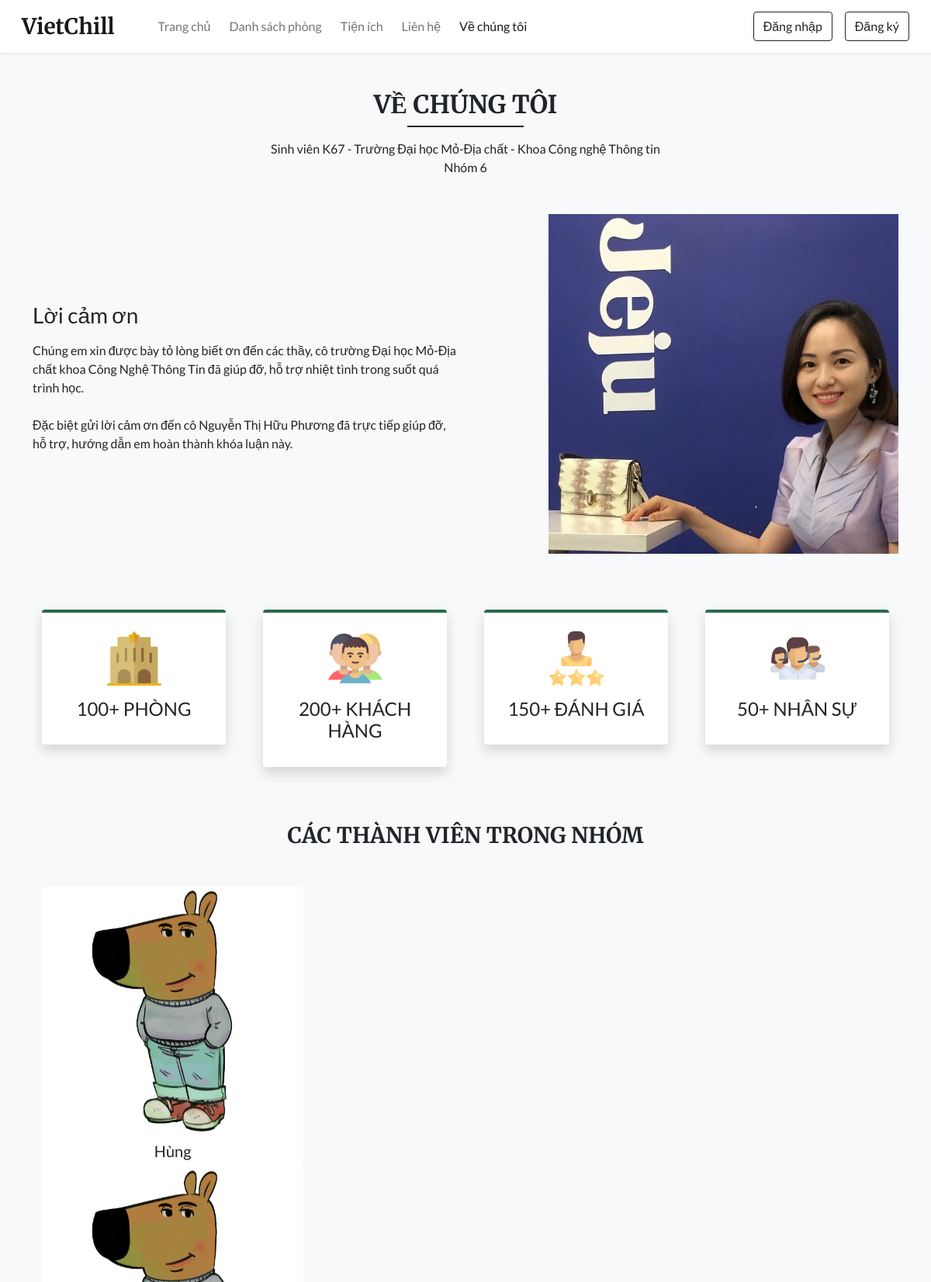
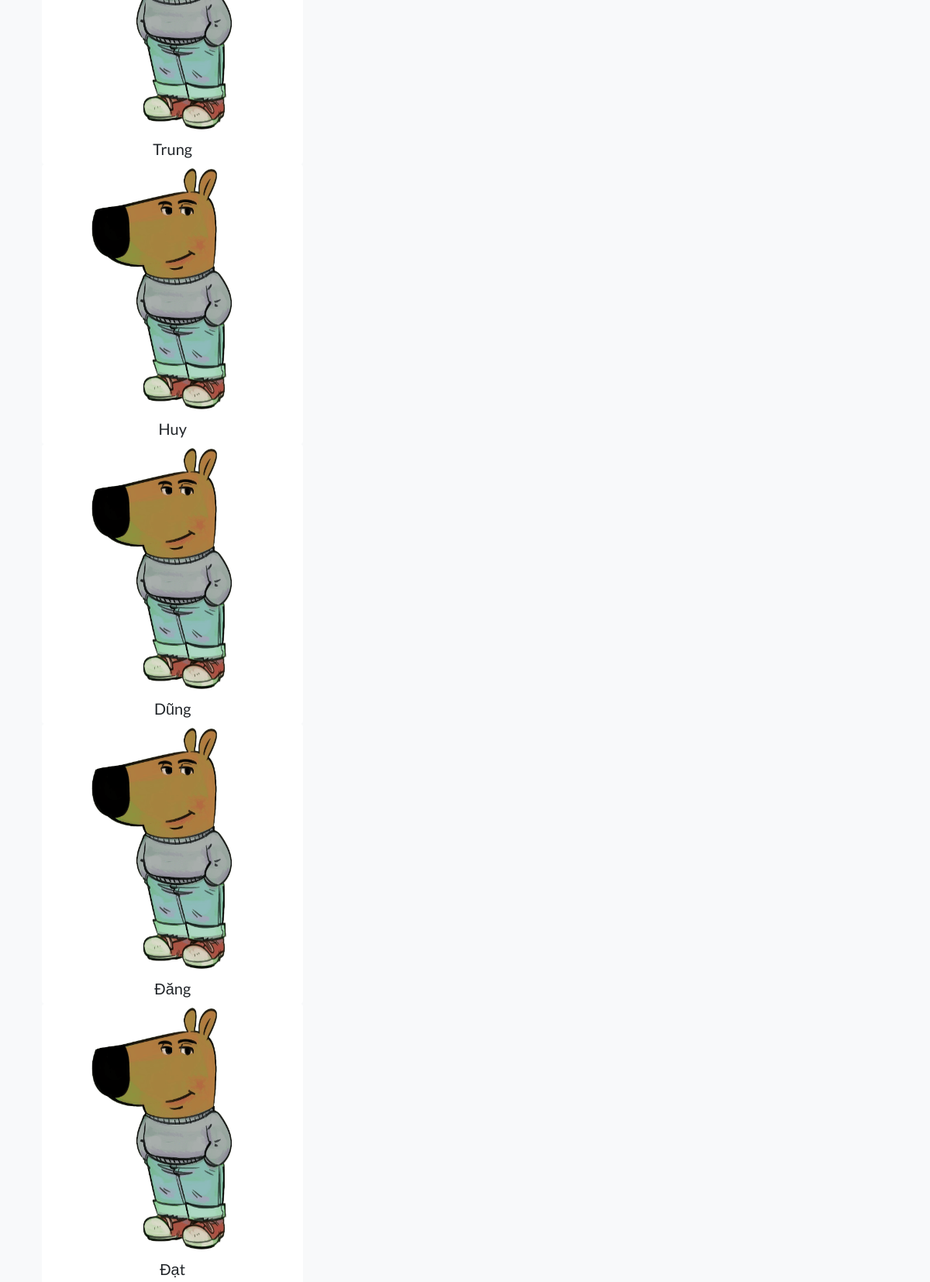
Page /about.php (upper part) on the committed database (2 pictures, top to bottom).
### tables this page shows
CREATE TABLE `settings` (
  `sr_no` int(11) NOT NULL,
  `site_title` varchar(50) NOT NULL,
  `site_about` varchar(250) NOT NULL,
  `shutdown` tinyint(1) NOT NULL
);

CREATE TABLE `team_details` (
  `sr_no` int(11) NOT NULL,
  `name` varchar(50) NOT NULL,
  `picture` varchar(150) NOT NULL
);

### admin/inc/db_config.php (called while the page is built, shortened)
<?php
  function selectAll($table) {
    $con = $GLOBALS['con'];
    $res = mysqli_query($con, "SELECT * FROM $table");
    return $res;
  }
  function select($sql, $values, $datatypes) {
    $con = $GLOBALS['con'];
    if($stmt = mysqli_prepare($con, $sql)){
      mysqli_stmt_bind_param($stmt, $datatypes, ...$values);
      if(mysqli_stmt_execute($stmt)){
        $res = mysqli_stmt_get_result($stmt);
        return $res;
      }
      else{
        mysqli_stmt_close($stmt);
        die("Query cannot be executed - Execute");
      }
    }
    else{
      die("Query cannot be executed - Select");
    }
  }
?>

### about.php (the view, shortened to what this page needs)
<!DOCTYPE html>
<html lang="en">
<head>
  <link  rel="stylesheet" href="https://unpkg.com/swiper@7/swiper-bundle.min.css">
  <?php require('inc/links.php'); ?>
</head>
<body class="bg-light">
  <?php require('inc/header.php'); ?>
  <div class="my-5 px-4">
    <h2 class="fw-bold h-font text-center">VỀ CHÚNG TÔI</h2>
    <div class="h-line bg-dark"></div>
    <p class="text-center mt-3">
      Sinh viên K67 - Trường Đại học Mỏ-Địa chất - Khoa Công nghệ Thông tin <br>
      Nhóm 6
    </p>
  </div>
  <div class="container">
    <div class="row justify-content-between align-items-center">
      <div class="col-lg-6 col-md-5 mb-4 order-lg-1 order-md-1 order-2">
        <h3 class="mb-3">Lời cảm ơn</h3>
        <p>
        Chúng em xin được bày tỏ lòng biết ơn đến các thầy, cô trường Đại học Mỏ-Địa chất khoa Công Nghệ Thông Tin đã giúp đỡ, hỗ trợ nhiệt tình trong suốt quá trình học. <br><br>
        Đặc biệt gửi lời cảm ơn đến cô Nguyễn Thị Hữu Phương đã trực tiếp giúp đỡ, hỗ trợ, hướng dẫn em hoàn thành khóa luận này.
        </p>
      </div>
      <div class="col-lg-5 col-md-5 mb-4 order-lg-2 order-md-2 order-1">
        <img src="images/about/about.jpg" class="w-100">
      </div>
    </div>
  </div>
  <div class="container mt-5">
    <div class="row">
      <div class="col-lg-3 col-md-6 mb-4 px-4">
        <div class="bg-white rounded shadow p-4 border-top border-4 text-center box">
          <img src="images/about/hotel.svg" width="70px">
          <h4 class="mt-3">100+ PHÒNG</h4>
        </div>
      </div>
      <div class="col-lg-3 col-md-6 mb-4 px-4">
        <div class="bg-white rounded shadow p-4 border-top border-4 text-center box">
          <img src="images/about/customers.svg" width="70px">
          <h4 class="mt-3">200+ KHÁCH HÀNG</h4>
        </div>
      </div>
      <div class="col-lg-3 col-md-6 mb-4 px-4">
        <div class="bg-white rounded shadow p-4 border-top border-4 text-center box">
          <img src="images/about/rating.svg" width="70px">
          <h4 class="mt-3">150+ ĐÁNH GIÁ</h4>
        </div>
      </div>
      <div class="col-lg-3 col-md-6 mb-4 px-4">
        <div class="bg-white rounded shadow p-4 border-top border-4 text-center box">
          <img src="images/about/staff.svg" width="70px">
          <h4 class="mt-3">50+ NHÂN SỰ</h4>
        </div>
      </div>
    </div>
  </div>
  <h3 class="my-5 fw-bold h-font text-center">CÁC THÀNH VIÊN TRONG NHÓM</h3>
  <div class="container px-4">
    <div class="swiper mySwiper">
      <div class="swiper-wrapper mb-5">
        <?php
          $about_r = selectAll('team_details');
          $path=ABOUT_IMG_PATH;
          while($row = mysqli_fetch_assoc($about_r)){
            echo<<<data
              <div class="swiper-slide bg-white text-center overflow-hidden rounded">
                <img src="$path$row[picture]" class="w-100">
                <h5 class="mt-2">$row[name]</h5>
              </div>
            data;
          }
        ?>
      </div>
    </div>
  </div>
</body>
</html>

### inc/links.php (shortened to what this page needs)
<link href="https://cdn.jsdelivr.net/npm/bootstrap@5.0.2/dist/css/bootstrap.min.css" rel="stylesheet">
<link rel="stylesheet" href="https://cdn.jsdelivr.net/npm/bootstrap-icons@1.9.1/font/bootstrap-icons.css">
<link rel="stylesheet" href="css/common.css">
<?php
  require('admin/inc/db_config.php');
  $settings_q = "SELECT * FROM `settings` WHERE `sr_no`=?";
  $values = [1];
  $settings_r = mysqli_fetch_assoc(select($settings_q,$values,'i'));
?>

### inc/header.php (shortened to what this page needs)
<nav id="nav-bar" class="navbar navbar-expand-lg navbar-light bg-white px-lg-3 py-lg-2 shadow-sm sticky-top">
  <div class="container-fluid">
    <a class="navbar-brand me-5 fw-bold fs-3 h-font" href="index.php"><?php echo $settings_r['site_title'] ?></a>
    <div class="collapse navbar-collapse" id="navbarSupportedContent">
      <ul class="navbar-nav me-auto mb-2 mb-lg-0">
        <li class="nav-item">
          <a class="nav-link me-2" href="index.php">Trang chủ</a>
        </li>
        <li class="nav-item">
          <a class="nav-link me-2" href="rooms.php">Danh sách phòng</a>
        </li>
        <li class="nav-item">
          <a class="nav-link me-2" href="facilities.php">Tiện ích</a>
        </li>
        <li class="nav-item">
          <a class="nav-link me-2" href="contact.php">Liên hệ</a>
        </li>
        <li class="nav-item">
          <a class="nav-link" href="about.php">Về chúng tôi</a>
        </li>
      </ul>
      <div class="d-flex">
        <?php
          if(isset($_SESSION['login']) && $_SESSION['login']==true)
          {
            $path = USERS_IMG_PATH;
            echo<<<data
              <div class="btn-group">
                <button type="button" class="btn btn-outline-dark shadow-none dropdown-toggle" data-bs-toggle="dropdown" data-bs-display="static" aria-expanded="false">
                  <img src="$path$_SESSION[uPic]" style="width: 25px; height: 25px;" class="me-1 rounded-circle">
                  $_SESSION[uName]
                </button>
                <ul class="dropdown-menu dropdown-menu-lg-end">
                  <li><a class="dropdown-item" href="profile.php">Hồ sơ cá nhân</a></li>
                  <li><a class="dropdown-item" href="bookings.php">Lịch sử đặt phòng</a></li>
                  <li><a class="dropdown-item" href="logout.php">Đăng xuất</a></li>
                </ul>
              </div>
            data;
          }
          else
          {
            echo<<<data
              <button type="button" class="btn btn-outline-dark shadow-none me-lg-3 me-2" data-bs-toggle="modal" data-bs-target="#loginModal">
                Đăng nhập
              </button>
              <button type="button" class="btn btn-outline-dark shadow-none" data-bs-toggle="modal" data-bs-target="#registerModal">
                Đăng ký
              </button>
            data;
          }
        ?>
      </div>
    </div>
  </div>
</nav>

### css/common.css (style rules this page uses)
:root { --teal: #2D6A4F; --teal_hover: #2D6A4F; }
* { font-family: 'Lato', sans-serif; }
.h-font { font-family: 'Merriweather', serif; }
.h-line { width: 150px; margin: 0 auto; height: 1.7px; }

### about.php (style rules this page uses)
.box { border-top-color: var(--teal) !important; }

### rows in the picture
settings: site_title "VietChill"
team_details: picture (picture), name "Hùng"
team_details: picture (picture), name "Trung"
team_details: picture (picture), name "Huy"
team_details: picture (picture), name "Dũng"
team_details: picture (picture), name "Đăng"
team_details: picture (picture), name "Đạt"
